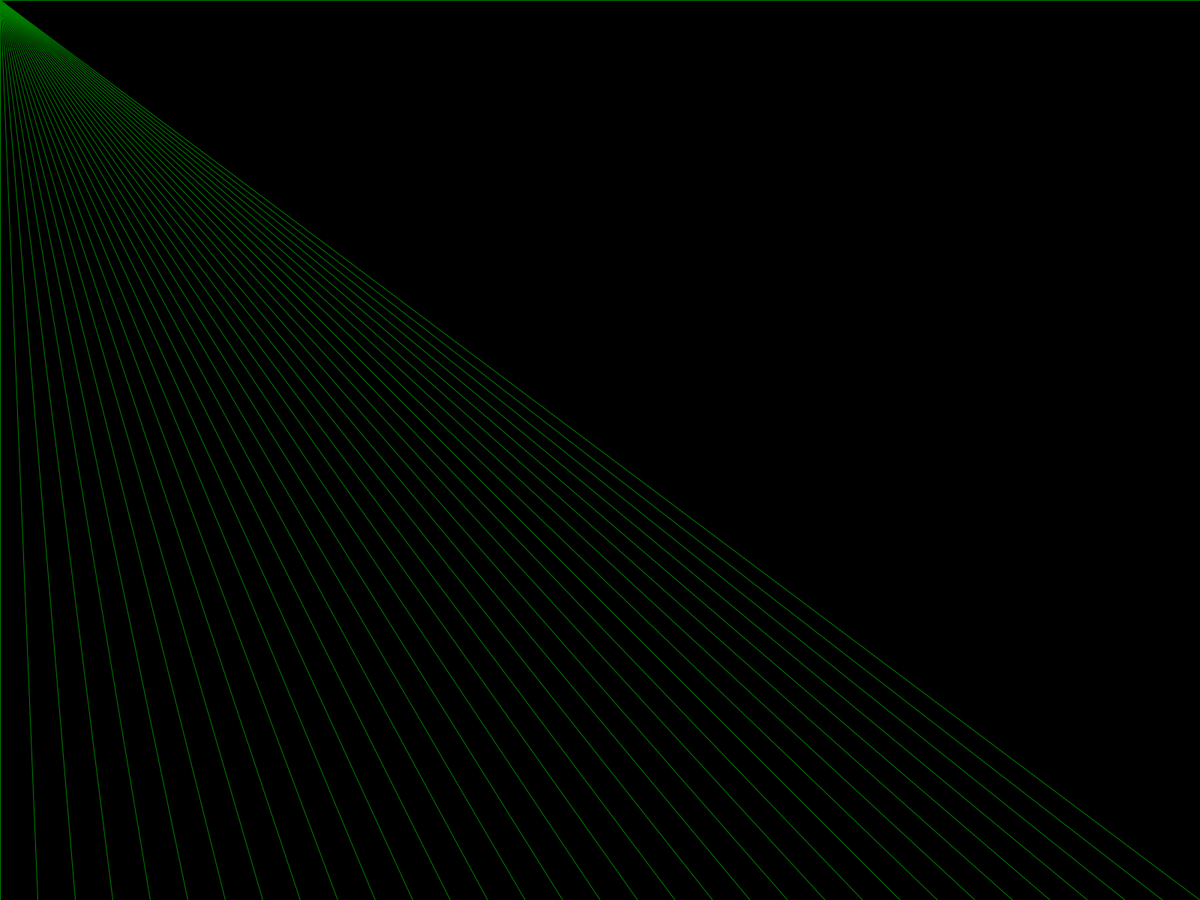
Frame 1 (no input)
Frame 60 (the mouse pressed at the canvas centre just before this capture): identical to frame 1, image omitted
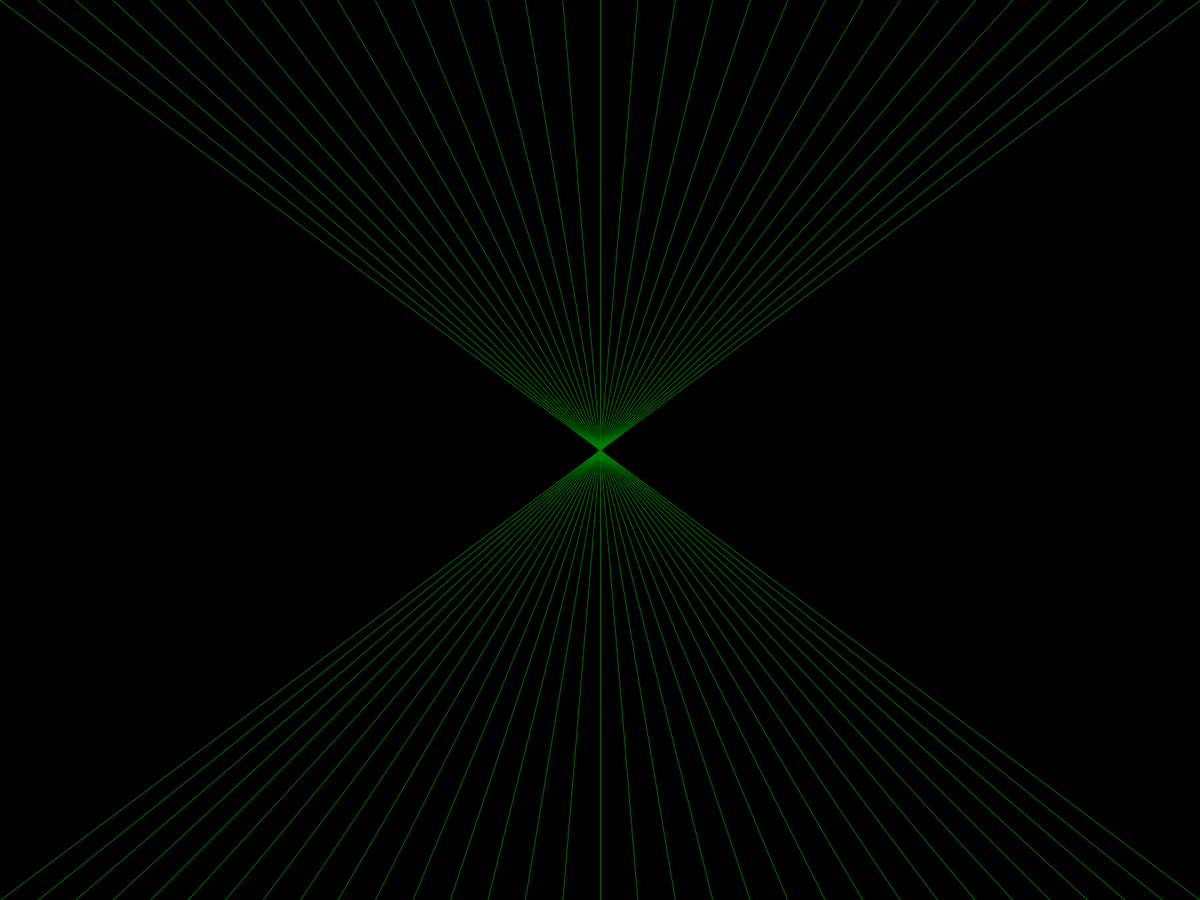
Frame 120 (the mouse held since frame 60 and released just before this capture)

The Processing sketch that drew these frames (run headless with seeded random() and noise(); from frame 60 on, the mouse is pressed at the canvas centre):

// Processing sketch: ProcessingOtherThing
// ── ProcessingOtherThing.pde
void setup(){
//  size(1000,500);
  fullScreen();
  noFill();
  stroke(0,128,0);
}

void draw(){
  background(0);
  for(int i=0; i<=width; i+=50){
    line(i,0,mouseX,mouseY);
    line(i,height,mouseX,mouseY);
  }
}
